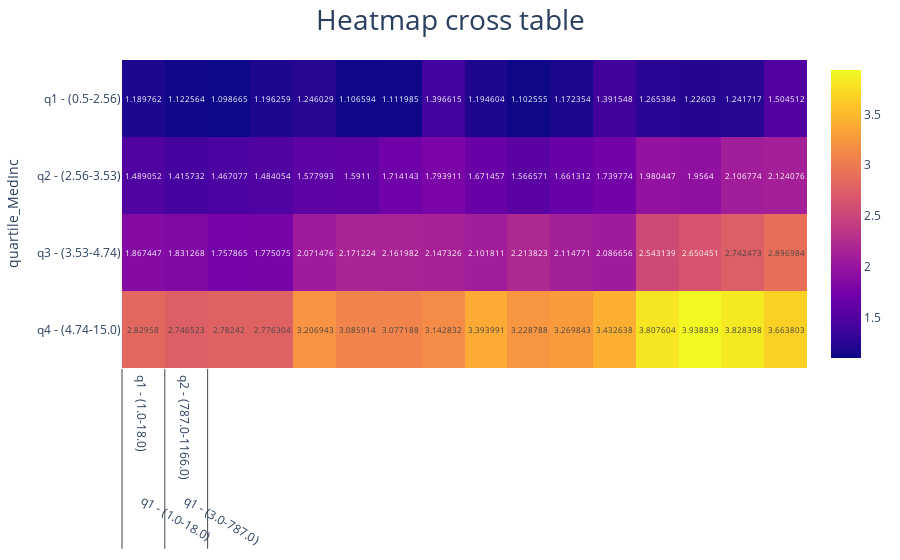

The cell this chart's notebook holds for it:
### Code cell
fig_heatmap_crosstab_1_row_2columns_target = plot_heatmap(ct_mean_2columns)

fig_heatmap_crosstab_1_row_2columns_target.show()

fig_heatmap_crosstab_1_row_2columns_target.write_html("output_eda/5_categorical_analysis/heatmap_crosstab_1_row_2columns_target.html")

### Figure 1 — Plotly figure (JSON) as saved in the notebook; plotly's stock layout.template omitted (floating-point values rounded to 4 significant figures)
{"data": [{"coloraxis": "coloraxis", "hovertemplate": "x: %{x}<br>quartile_MedInc: %{y}<br>color: %{z}<extra></extra>", "name": "0", "texttemplate": "%{z}", "type": "heatmap", "x": [["q1 - (1.0-18.0)", "q1 - (3.0-787.0)"], ["q1 - (1.0-18.0)", "q2 - (787.0-1166.0)"], ["q1 - (1.0-18.0)", "q3 - (1166.0-1725.0)"], ["q1 - (1.0-18.0)", "q4 - (1725.0-35682.0)"], ["q2 - (18.0-29.0)", "q1 - (3.0-787.0)"], ["q2 - (18.0-29.0)", "q2 - (787.0-1166.0)"], ["q2 - (18.0-29.0)", "q3 - (1166.0-1725.0)"], ["q2 - (18.0-29.0)", "q4 - (1725.0-35682.0)"], ["q3 - (29.0-37.0)", "q1 - (3.0-787.0)"], ["q3 - (29.0-37.0)", "q2 - (787.0-1166.0)"], ["q3 - (29.0-37.0)", "q3 - (1166.0-1725.0)"], ["q3 - (29.0-37.0)", "q4 - (1725.0-35682.0)"], ["q4 - (37.0-52.0)", "q1 - (3.0-787.0)"], ["q4 - (37.0-52.0)", "q2 - (787.0-1166.0)"], ["q4 - (37.0-52.0)", "q3 - (1166.0-1725.0)"], ["q4 - (37.0-52.0)", "q4 - (1725.0-35682.0)"]], "xaxis": "x", "y": ["q1 - (0.5-2.56)", "q2 - (2.56-3.53)", "q3 - (3.53-4.74)", "q4 - (4.74-15.0)"], "yaxis": "y", "z": [[1.19, 1.123, 1.099, 1.196, 1.246, 1.107, 1.112, 1.397, 1.195, 1.103, 1.172, 1.392, 1.265, 1.226, 1.242, 1.505], [1.489, 1.416, 1.467, 1.484, 1.578, 1.591, 1.714, 1.794, 1.671, 1.567, 1.661, 1.74, 1.98, 1.956, 2.107, 2.124], [1.867, 1.831, 1.758, 1.775, 2.071, 2.171, 2.162, 2.147, 2.102, 2.214, 2.115, 2.087, 2.543, 2.65, 2.742, 2.897], [2.83, 2.747, 2.782, 2.776, 3.207, 3.086, 3.077, 3.143, 3.394, 3.229, 3.27, 3.433, 3.808, 3.939, 3.828, 3.664]]}], "layout": {"autosize": true, "coloraxis": {"colorscale": [[0, "#0d0887"], [0.1111, "#46039f"], [0.2222, "#7201a8"], [0.3333, "#9c179e"], [0.4444, "#bd3786"], [0.5556, "#d8576b"], [0.6667, "#ed7953"], [0.7778, "#fb9f3a"], [0.8889, "#fdca26"], [1, "#f0f921"]]}, "margin": {"t": 60}, "title": {"font": {"size": 28}, "text": "Heatmap cross table", "x": 0.5}, "xaxis": {"anchor": "y", "autorange": true, "domain": [0, 1], "range": [-0.5, 15.5], "type": "multicategory"}, "yaxis": {"anchor": "x", "autorange": true, "domain": [0, 1], "range": [3.5, -0.5], "title": {"text": "quartile_MedInc"}, "type": "category"}}}
